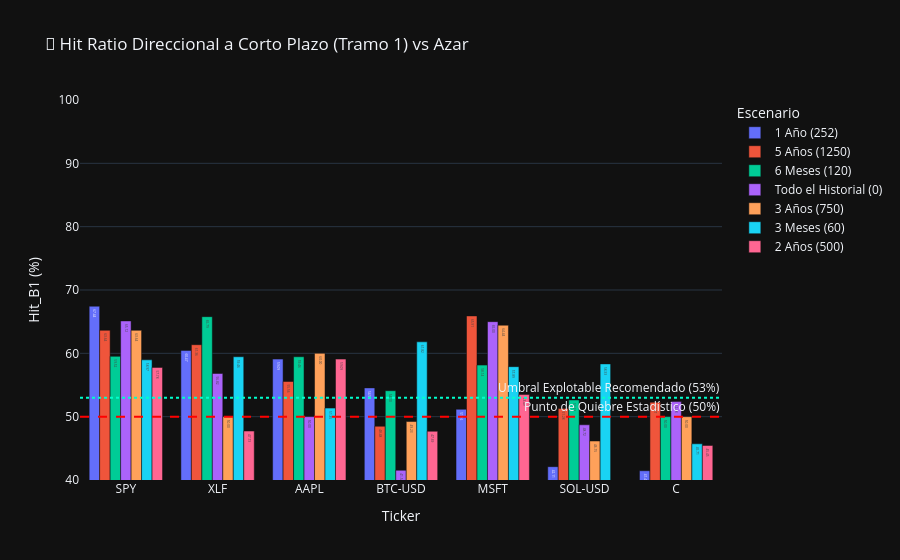

Source (notebook cell):
### Markdown cell above
### 🎯 Módulo 2: La Prueba del Ácido (Hit Ratio B1 vs Azar)
Medimos si la predicción de la tendencia direccional en el **Tramo 1 (las primeras 10 velas del futuro)** logra vencer la barrera del azar (50%) de manera consistente.

### Code cell
if not df_clean.empty:
    # Agrupamos el Hit Ratio Promedio del Bloque 1
    edge_df = df_clean.groupby(['Ticker', 'Escenario'])['Hit_B1'].mean().reset_index()
    edge_df['Hit_B1 (%)'] = edge_df['Hit_B1'] * 100
    edge_df = edge_df.sort_values('Hit_B1 (%)', ascending=False)
    
    # Gráfico Interactivo de Barras
    fig = px.bar(edge_df, x='Ticker', y='Hit_B1 (%)', color='Escenario', barmode='group',
                 title="🎯 Hit Ratio Direccional a Corto Plazo (Tramo 1) vs Azar",
                 text_auto='.2f')
    
    # Líneas de referencia Críticas
    fig.add_hline(y=50, line_dash="dash", line_color="red", annotation_text="Punto de Quiebre Estadístico (50%)")
    fig.add_hline(y=53, line_dash="dot", line_color="#00ffcc", annotation_text="Umbral Explotable Recomendado (53%)")
    
    fig.update_layout(yaxis_range=[40, 100], template='plotly_dark')
    fig.show()

### Figure 1 — Plotly figure (JSON) as saved in the notebook; plotly's stock layout.template omitted (floating-point values rounded to 4 significant figures)
{"data": [{"alignmentgroup": "True", "hovertemplate": "Escenario=1 Año (252)<br>Ticker=%{x}<br>Hit_B1 (%)=%{y}<extra></extra>", "legendgroup": "1 Año (252)", "marker": {"color": "#636efa", "pattern": {"shape": ""}}, "name": "1 Año (252)", "offsetgroup": "1 Año (252)", "orientation": "v", "showlegend": true, "textposition": "auto", "texttemplate": "%{y:.2f}", "type": "bar", "x": ["SPY", "XLF", "AAPL", "BTC-USD", "MSFT", "SOL-USD", "C"], "xaxis": "x", "y": [67.44, 60.47, 59.09, 54.55, 51.16, 42.11, 41.46], "yaxis": "y"}, {"alignmentgroup": "True", "hovertemplate": "Escenario=5 Años (1250)<br>Ticker=%{x}<br>Hit_B1 (%)=%{y}<extra></extra>", "legendgroup": "5 Años (1250)", "marker": {"color": "#EF553B", "pattern": {"shape": ""}}, "name": "5 Años (1250)", "offsetgroup": "5 Años (1250)", "orientation": "v", "showlegend": true, "textposition": "auto", "texttemplate": "%{y:.2f}", "type": "bar", "x": ["MSFT", "SPY", "XLF", "AAPL", "C", "SOL-USD", "BTC-USD"], "xaxis": "x", "y": [65.91, 63.64, 61.36, 55.56, 52.27, 51.28, 48.48], "yaxis": "y"}, {"alignmentgroup": "True", "hovertemplate": "Escenario=6 Meses (120)<br>Ticker=%{x}<br>Hit_B1 (%)=%{y}<extra></extra>", "legendgroup": "6 Meses (120)", "marker": {"color": "#00cc96", "pattern": {"shape": ""}}, "name": "6 Meses (120)", "offsetgroup": "6 Meses (120)", "orientation": "v", "showlegend": true, "textposition": "auto", "texttemplate": "%{y:.2f}", "type": "bar", "x": ["XLF", "SPY", "AAPL", "MSFT", "BTC-USD", "SOL-USD", "C"], "xaxis": "x", "y": [65.79, 59.52, 59.46, 58.14, 54.1, 52.63, 50.0], "yaxis": "y"}, {"alignmentgroup": "True", "hovertemplate": "Escenario=Todo el Historial (0)<br>Ticker=%{x}<br>Hit_B1 (%)=%{y}<extra></extra>", "legendgroup": "Todo el Historial (0)", "marker": {"color": "#ab63fa", "pattern": {"shape": ""}}, "name": "Todo el Historial (0)", "offsetgroup": "Todo el Historial (0)", "orientation": "v", "showlegend": true, "textposition": "auto", "texttemplate": "%{y:.2f}", "type": "bar", "x": ["SPY", "MSFT", "XLF", "C", "AAPL", "SOL-USD", "BTC-USD"], "xaxis": "x", "y": [65.12, 65.0, 56.82, 52.38, 50.0, 48.72, 41.54], "yaxis": "y"}, {"alignmentgroup": "True", "hovertemplate": "Escenario=3 Años (750)<br>Ticker=%{x}<br>Hit_B1 (%)=%{y}<extra></extra>", "legendgroup": "3 Años (750)", "marker": {"color": "#FFA15A", "pattern": {"shape": ""}}, "name": "3 Años (750)", "offsetgroup": "3 Años (750)", "orientation": "v", "showlegend": true, "textposition": "auto", "texttemplate": "%{y:.2f}", "type": "bar", "x": ["MSFT", "SPY", "AAPL", "XLF", "C", "BTC-USD", "SOL-USD"], "xaxis": "x", "y": [64.44, 63.64, 60.0, 50.0, 50.0, 49.23, 46.15], "yaxis": "y"}, {"alignmentgroup": "True", "hovertemplate": "Escenario=3 Meses (60)<br>Ticker=%{x}<br>Hit_B1 (%)=%{y}<extra></extra>", "legendgroup": "3 Meses (60)", "marker": {"color": "#19d3f3", "pattern": {"shape": ""}}, "name": "3 Meses (60)", "offsetgroup": "3 Meses (60)", "orientation": "v", "showlegend": true, "textposition": "auto", "texttemplate": "%{y:.2f}", "type": "bar", "x": ["BTC-USD", "XLF", "SPY", "SOL-USD", "MSFT", "AAPL", "C"], "xaxis": "x", "y": [61.82, 59.46, 58.97, 58.33, 57.89, 51.35, 45.71], "yaxis": "y"}, {"alignmentgroup": "True", "hovertemplate": "Escenario=2 Años (500)<br>Ticker=%{x}<br>Hit_B1 (%)=%{y}<extra></extra>", "legendgroup": "2 Años (500)", "marker": {"color": "#FF6692", "pattern": {"shape": ""}}, "name": "2 Años (500)", "offsetgroup": "2 Años (500)", "orientation": "v", "showlegend": true, "textposition": "auto", "texttemplate": "%{y:.2f}", "type": "bar", "x": ["AAPL", "SPY", "MSFT", "XLF", "BTC-USD", "C", "SOL-USD"], "xaxis": "x", "y": [59.09, 57.78, 53.49, 47.73, 47.69, 45.45, 37.84], "yaxis": "y"}], "layout": {"annotations": [{"showarrow": false, "text": "Punto de Quiebre Estadístico (50%)", "x": 1, "xanchor": "right", "xref": "x domain", "y": 50, "yanchor": "bottom", "yref": "y"}, {"showarrow": false, "text": "Umbral Explotable Recomendado (53%)", "x": 1, "xanchor": "right", "xref": "x domain", "y": 53, "yanchor": "bottom", "yref": "y"}], "barmode": "group", "legend": {"title": {"text": "Escenario"}, "tracegroupgap": 0}, "shapes": [{"line": {"color": "red", "dash": "dash"}, "type": "line", "x0": 0, "x1": 1, "xref": "x domain", "y0": 50, "y1": 50, "yref": "y"}, {"line": {"color": "#00ffcc", "dash": "dot"}, "type": "line", "x0": 0, "x1": 1, "xref": "x domain", "y0": 53, "y1": 53, "yref": "y"}], "title": {"text": "🎯 Hit Ratio Direccional a Corto Plazo (Tramo 1) vs Azar"}, "xaxis": {"anchor": "y", "domain": [0, 1], "title": {"text": "Ticker"}}, "yaxis": {"anchor": "x", "domain": [0, 1], "range": [40, 100], "title": {"text": "Hit_B1 (%)"}}}}
